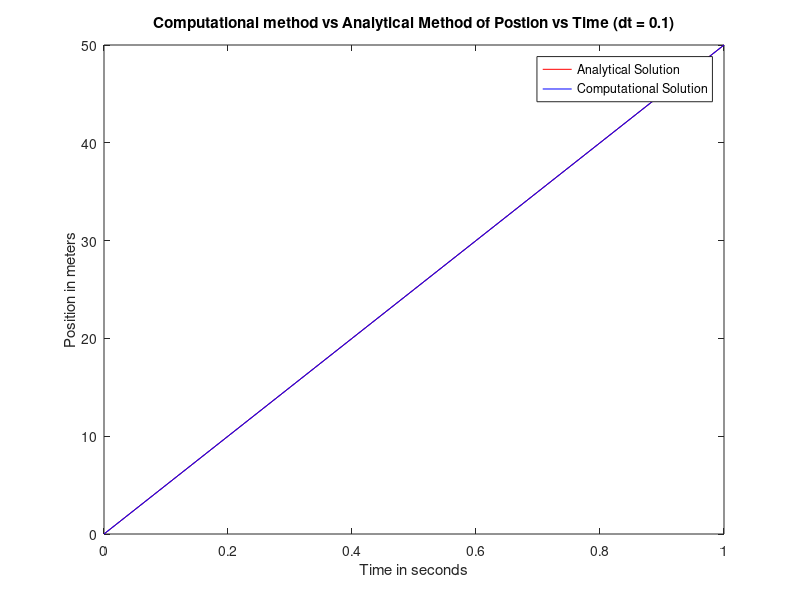

Here is the MATLAB script that generated this plot:
%compare computational with exact result
clc;
clear all;
dt = 0.1;
max_t = 1;
t= 0:dt:max_t;

%try with different values of dt
t = transpose(t);
N = max_t/dt+1;

v = 50;
x = zeros(N, 1);

for i = 1:N-1
    x(i+1) = x(i)+v*dt;
end
x_analytical = x(1)+v*t;
figure(1);
plot(t,x,'r', t, x_analytical, 'b');
title('Computational method vs Analytical Method of Postion vs Time (dt = 0.1)');
xlabel('Time in seconds');
ylabel('Position in meters');
legend('Analytical Solution','Computational Solution');